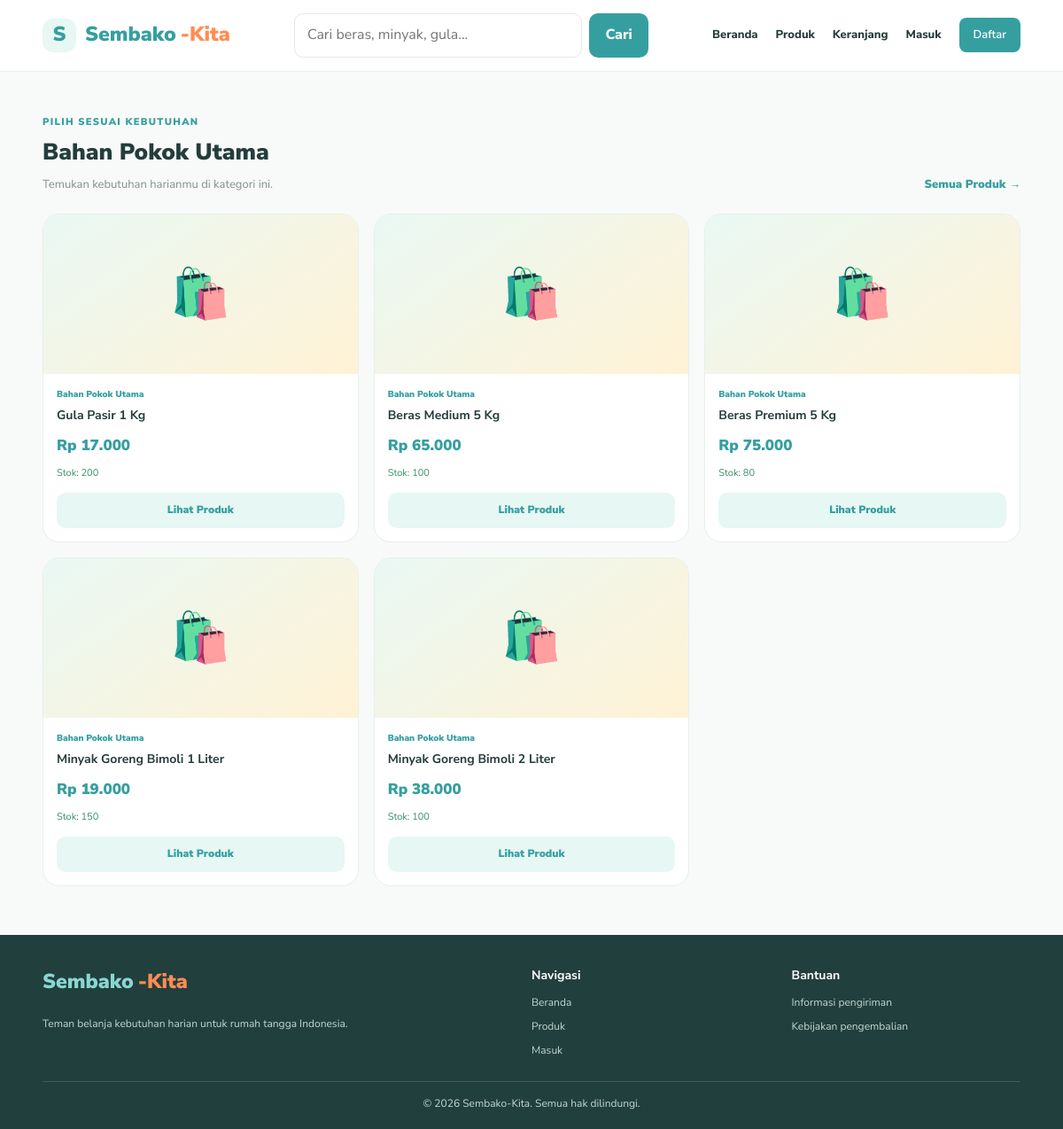
The page /kategori.php?slug=bahan-pokok on the database its author committed.
### tables this page shows
CREATE TABLE `categories` (
  `id` bigint(20) NOT NULL,
  `name` varchar(100) NOT NULL,
  `slug` varchar(100) DEFAULT NULL,
  `image` varchar(255) DEFAULT NULL,
  `description` text DEFAULT NULL,
  `status` tinyint(1) DEFAULT 1,
  `created_at` timestamp NOT NULL DEFAULT current_timestamp(),
  `updated_at` timestamp NOT NULL DEFAULT current_timestamp() ON UPDATE current_timestamp()
);

CREATE TABLE `products` (
  `id` bigint(20) NOT NULL,
  `category_id` bigint(20) DEFAULT NULL,
  `brand_id` bigint(20) DEFAULT NULL,
  `name` varchar(150) NOT NULL,
  `slug` varchar(150) DEFAULT NULL,
  `sku` varchar(50) DEFAULT NULL,
  `price` decimal(12,2) DEFAULT NULL,
  `discount_price` decimal(12,2) DEFAULT NULL,
  `weight` int(11) DEFAULT NULL,
  `stock` int(11) DEFAULT 0,
  `description` text DEFAULT NULL,
  `shipping_info` text DEFAULT NULL,
  `return_policy` text DEFAULT NULL,
  `status` enum('active','inactive') DEFAULT 'active',
  `created_at` timestamp NOT NULL DEFAULT current_timestamp(),
  `updated_at` timestamp NOT NULL DEFAULT current_timestamp() ON UPDATE current_timestamp()
);

### kategori.php (the view, shortened to what this page needs)
<?php
require_once __DIR__ . '/koneksi.php';
function e($teks) {
    return htmlspecialchars((string)$teks, ENT_QUOTES, 'UTF-8');
}
function rupiah($angka) {
    return "Rp " . number_format((float)$angka, 0, ',', '.');
}
$slug = trim($_GET['slug'] ?? '');
$stmt = mysqli_prepare(
    $conn,
    "SELECT id, name, slug
     FROM categories
     WHERE slug = ? AND status = 1
     LIMIT 1"
);
mysqli_stmt_bind_param($stmt, "s", $slug);
mysqli_stmt_execute($stmt);
$hasilKategori = mysqli_stmt_get_result($stmt);
$kategori = mysqli_fetch_assoc($hasilKategori);
$hasilProduk = false;
if ($kategori) {
    $stmtProduk = mysqli_prepare(
        $conn,
        "SELECT
            p.id,
            p.name,
            p.price,
            p.discount_price,
            p.stock,
            c.name AS nama_kategori,
            pi.image AS foto
         FROM products p
         LEFT JOIN categories c
            ON p.category_id = c.id
         LEFT JOIN product_images pi
            ON p.id = pi.product_id
            AND pi.is_primary = 1
         WHERE p.category_id = ?
            AND p.status = 'active'
         ORDER BY p.id DESC"
    );
    mysqli_stmt_bind_param($stmtProduk, "i", $kategori['id']);
    mysqli_stmt_execute($stmtProduk);
    $hasilProduk = mysqli_stmt_get_result($stmtProduk);
}
?>
<!DOCTYPE html>
<html lang="id">
<head>
    <link rel="stylesheet" href="css/style.css">
</head>
<body>
<header class="navbar">
    <a href="index.php" class="logo">
        <span class="logo-icon">S</span>
        Sembako<span>-Kita</span>
    </a>
    <form action="produk.php" method="GET" class="search-form">
        <input
            type="search"
            name="cari"
            placeholder="Cari beras, minyak, gula..."
            aria-label="Cari produk"
        >
        <button type="submit">Cari</button>
    </form>
    <nav class="nav-menu">
        <a href="index.php">Beranda</a>
        <a href="produk.php">Produk</a>
        <a href="keranjang.php">Keranjang</a>
        <?php if (isset($_SESSION['user_id'])): ?>
            <span class="user-greeting">
                Halo, <?= e($_SESSION['user_name'] ?? 'Pengguna') ?>
            </span>
            <form action="logout.php" method="POST" class="logout-form">
                <input
                    type="hidden"
                    name="csrf_token"
                    value="<?= e($_SESSION['csrf_token'] ?? '') ?>"
                >
                <button type="submit" class="logout-link">
                    Logout
                </button>
            </form>
        <?php else: ?>
            <a href="login.php" class="login-link">Masuk</a>
            <a href="register.php" class="register-link">Daftar</a>
        <?php endif; ?>
    </nav>
</header>
<main>
    <section class="section products-section">
        <?php if (!$kategori): ?>
            <div class="section-heading">
                <div>
                    <p class="eyebrow">SEMBako-KITA</p>
                    <h2>Kategori tidak ditemukan</h2>
                    <p class="section-description">
                        Kategori yang kamu cari tidak tersedia.
                    </p>
                </div>
                <a href="produk.php" class="see-all">
                    Lihat semua produk →
                </a>
            </div>
        <?php else: ?>
            <div class="section-heading">
                <div>
                    <p class="eyebrow">PILIH SESUAI KEBUTUHAN</p>
                    <h2><?= e($kategori['name']) ?></h2>
                    <p class="section-description">
                        Temukan kebutuhan harianmu di kategori ini.
                    </p>
                </div>
                <a href="produk.php" class="see-all">
                    Semua Produk →
                </a>
            </div>
            <div class="product-grid">
                <?php if ($hasilProduk && mysqli_num_rows($hasilProduk) > 0): ?>
                    <?php while ($produk = mysqli_fetch_assoc($hasilProduk)): ?>
                        <?php
                        $punyaDiskon =
                            $produk['discount_price'] !== null &&
                            (float)$produk['discount_price'] > 0 &&
                            (float)$produk['discount_price'] < (float)$produk['price'];
                        $hargaTampil = $punyaDiskon
                            ? $produk['discount_price']
                            : $produk['price'];
                        ?>
                        <article class="product-card">
                            <a
                                href="detail-produk.php?id=<?= (int)$produk['id'] ?>"
                                class="product-image"
                            >
                                <span
                                    class="product-fallback"
                                    <?= !empty($produk['foto']) ? 'style="display:none"' : '' ?>
                                >🛍️</span>
                            </a>
                            <div class="product-info">
                                <p class="product-category">
                                    <?= e($produk['nama_kategori']) ?>
                                </p>
                                <h3>
                                    <a href="detail-produk.php?id=<?= (int)$produk['id'] ?>">
                                        <?= e($produk['name']) ?>
                                    </a>
                                </h3>
                                <div class="product-prices">
                                    <strong>
                                        <?= rupiah($hargaTampil) ?>
                                    </strong>
                                </div>
                                <p class="stock-info">
                                    <?php if ((int)$produk['stock'] > 0): ?>
                                        Stok: <?= (int)$produk['stock'] ?>
                                    <?php else: ?>
                                        Stok habis
                                    <?php endif; ?>
                                </p>
                                <a
                                    href="detail-produk.php?id=<?= (int)$produk['id'] ?>"
                                    class="btn-product"
                                >
                                    Lihat Produk
                                </a>
                            </div>
                        </article>
                    <?php endwhile; ?>
                <?php else: ?>
                    <p>Belum ada produk aktif dalam kategori ini.</p>
                <?php endif; ?>
            </div>
        <?php endif; ?>
    </section>
</main>
<footer class="footer">
    <div class="footer-content">
        <div>
            <a href="index.php" class="logo footer-logo">
                Sembako<span>-Kita</span>
            </a>
            <p>
                Teman belanja kebutuhan harian
                untuk rumah tangga Indonesia.
            </p>
        </div>
        <div>
            <h3>Navigasi</h3>
            <a href="index.php">Beranda</a>
            <a href="produk.php">Produk</a>
            <a href="login.php">Masuk</a>
        </div>
        <div>
            <h3>Bantuan</h3>
            <p>Informasi pengiriman</p>
            <p>Kebijakan pengembalian</p>
        </div>
    </div>
    <div class="footer-bottom">
        &copy; <?= date('Y') ?> Sembako-Kita. Semua hak dilindungi.
    </div>
</footer>
</body>
</html>

### css/style.css (style rules this page uses)
:root { --mint: #8AD6D1; --teal: #359FA0; --cream: #FFF0C5; --orange: #FF8C52; --dark: #243D3B; --muted: #82918D; --bg: #F7FAF8; --white: #FFFFFF; --line: #E8EFEB; }
* { box-sizing: border-box; margin: 0; padding: 0; }
html { scroll-behavior: smooth; scroll-padding-top: 100px; }
body { font-family: 'Nunito Sans', 'Segoe UI', sans-serif; background: var(--bg); color: var(--dark); line-height: 1.6; }
a { color: inherit; text-decoration: none; }
button, input, select { font: inherit; }
.logo-accent, .footer-logo span { color: var(--orange); }
.hero-badge, .eyebrow { color: var(--teal); font-size: 11px; font-weight: 900; letter-spacing: 1.5px; }
.product-grid { display: grid; grid-template-columns: repeat(3, minmax(0, 1fr)); gap: 17px; }
.product-card { display: flex; flex-direction: column; min-width: 0; overflow: hidden; background: white; border: 1px solid var(--line); border-radius: 19px; transition: transform .25s, box-shadow .25s; }
.product-category { color: var(--teal); font-size: 10px; font-weight: 900; margin-bottom: 5px; }
.stock-info { font-size: 11px; margin: 10px 0 15px; }
.footer-logo { font-size: 23px; font-weight: 900; color: var(--mint); }
.navbar { display: flex; align-items: center; justify-content: space-between; gap: 20px; padding: 15px 4%; background: #fff; border-bottom: 1px solid #E8EFEB; position: sticky; top: 0; z-index: 100; }
.logo { display: inline-flex; align-items: center; gap: 5px; flex-shrink: 0; color: #359FA0; font-size: 23px; font-weight: 900; }
.logo > span:last-child { color: #FF8C52; }
.logo-icon { display: grid; place-items: center; width: 38px; height: 38px; margin-right: 5px; border-radius: 12px; background: #E7F8F4; }
.search-form { display: flex; flex: 1; max-width: 400px; gap: 8px; }
.search-form input { width: 100%; min-width: 0; padding: 11px 14px; border: 1px solid #E1EAE6; border-radius: 10px; outline-color: #359FA0; }
.search-form button, .btn-primary { border: 0; border-radius: 10px; padding: 11px 18px; background: #359FA0; color: white; font-weight: 800; cursor: pointer; }
.nav-menu { display: flex; align-items: center; gap: 20px; font-size: 13px; font-weight: 800; }
.hero-label, .eyebrow { color: #359FA0; font-size: 11px; font-weight: 900; letter-spacing: 1.3px; }
.section { width: min(1180px, 92%); margin: 48px auto 0; }
.section-heading { display: flex; align-items: end; justify-content: space-between; gap: 20px; margin-bottom: 22px; }
.section-heading h2 { margin-top: 5px; font-size: 26px; font-weight: 900; }
.section-description { margin-top: 5px; color: #82918D; font-size: 13px; }
.see-all { color: #359FA0; font-size: 13px; font-weight: 900; }
.products-section { margin-bottom: 48px; }
.product-image { position: relative; display: flex; align-items: center; justify-content: center; height: 180px; overflow: hidden; background: linear-gradient(145deg, #E9F8F4, #FFF2D5); }
.product-fallback { display: flex; align-items: center; justify-content: center; width: 100%; height: 100%; font-size: 55px; }
.product-info { display: flex; flex: 1; flex-direction: column; align-items: flex-start; padding: 15px; }
.product-info h3 { margin-bottom: 10px; font-size: 14px; line-height: 1.5; }
.product-prices { display: flex; flex-wrap: wrap; align-items: baseline; gap: 8px; }
.product-prices strong { color: #359FA0; font-size: 17px; font-weight: 900; }
.product-info .stock-info { margin: 9px 0 14px; color: #378D66; font-size: 11px; }
.btn-product { display: block; width: 100%; margin-top: auto; padding: 10px; border-radius: 10px; background: #E6F7F4; color: #359FA0; text-align: center; font-size: 12px; font-weight: 900; }
.footer { margin-top: 55px; padding: 35px 4% 18px; background: #213F3D; color: white; }
.footer-content { display: grid; grid-template-columns: 2fr 1fr 1fr; gap: 35px; max-width: 1180px; margin: 0 auto; }
.footer-logo { margin-bottom: 12px; color: #8AD6D1; }
.footer-content p, .footer-content > div > a:not(.logo) { display: block; margin-top: 8px; color: #C3D8D1; font-size: 12px; }
.footer-content h3 { margin-bottom: 10px; font-size: 14px; }
.footer-bottom { max-width: 1180px; margin: 25px auto 0; padding-top: 15px; border-top: 1px solid #FFFFFF25; color: #C3D8D1; text-align: center; font-size: 12px; }
.register-link { display: inline-block; padding: 9px 16px; border-radius: 8px; background-color: #359FA0; color: #ffffff; text-decoration: none; font-weight: 600; }

### rows shown on the page
categories: name "Bahan Pokok Utama"
products: category.name "Bahan Pokok Utama", name "Gula Pasir 1 Kg", rupiah($hargaTampil) "Rp 17.000", stock "200"
products: category.name "Bahan Pokok Utama", name "Beras Medium 5 Kg", rupiah($hargaTampil) "Rp 65.000", stock "100"
products: category.name "Bahan Pokok Utama", name "Beras Premium 5 Kg", rupiah($hargaTampil) "Rp 75.000", stock "80"
products: category.name "Bahan Pokok Utama", name "Minyak Goreng Bimoli 1 Liter", rupiah($hargaTampil) "Rp 19.000", stock "150"
products: category.name "Bahan Pokok Utama", name "Minyak Goreng Bimoli 2 Liter", rupiah($hargaTampil) "Rp 38.000", stock "100"
